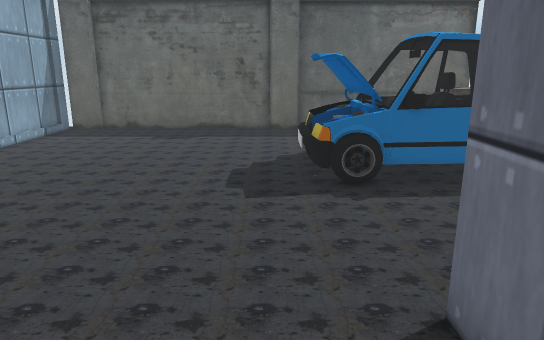
[1] (above)

16 first-person views from a walk through a scene from a Unity 3-D project. The camera is 1.3 m above the floor, tilts 14° down and sees 70° across. The floor is counted in squares, 0.5 m on a side. Each view is taken from the middle of a square. On the plan, view 1 faces up. The plan holds only what a view shows up to about 20 squares ahead; the rest is blank. The player character is not drawn. Door leaves are left out, so doorways stand open. Some surface patterns are stand-ins.

[2]
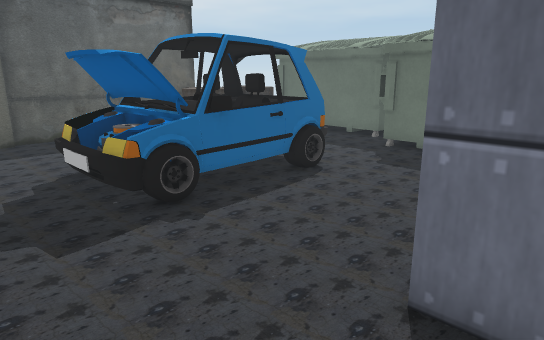

[3]
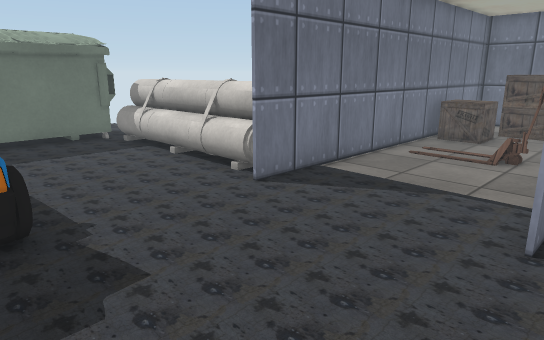

[4]
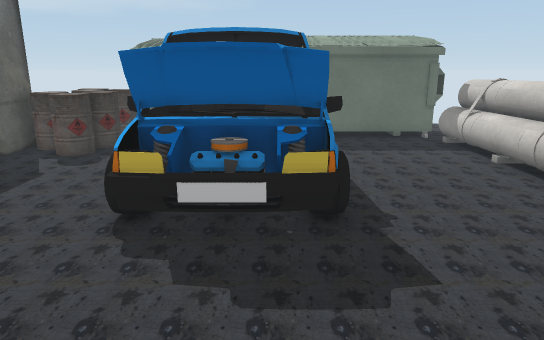

[5]
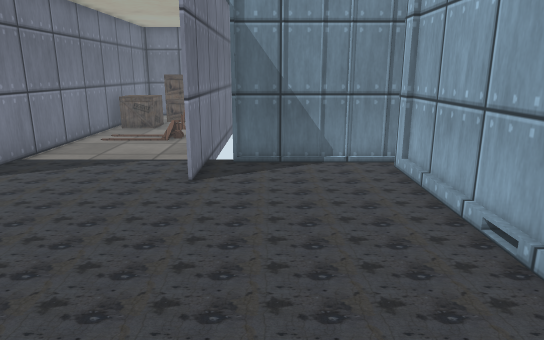

[6]
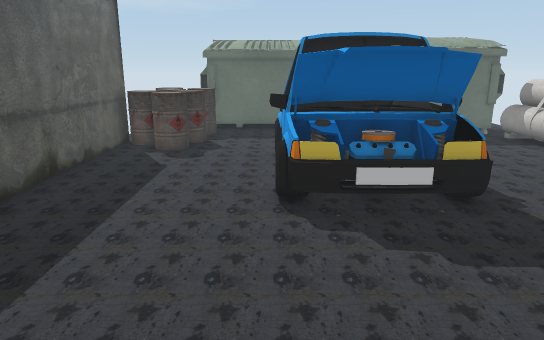

[7]
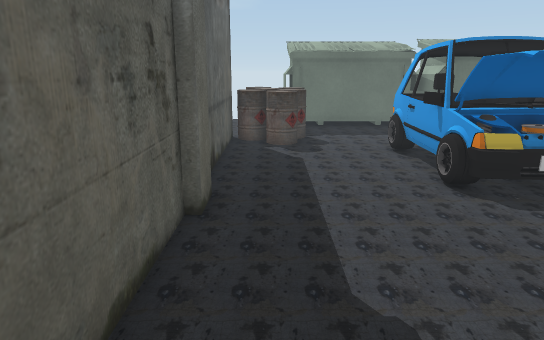

[8]
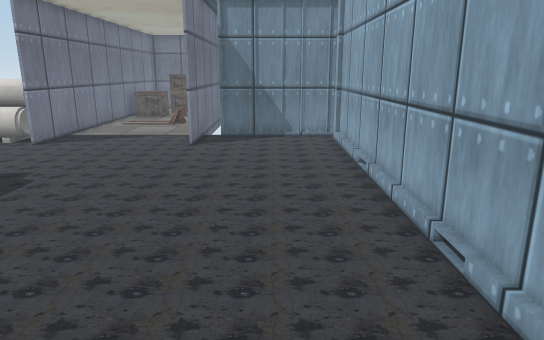

[9]
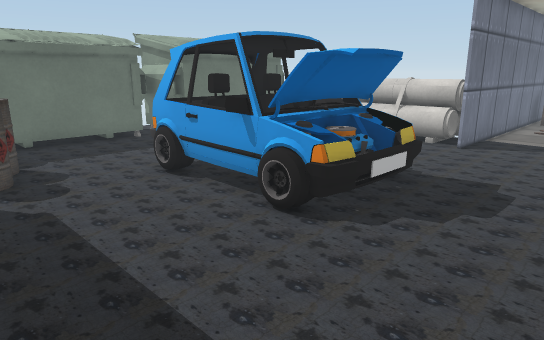

[10]
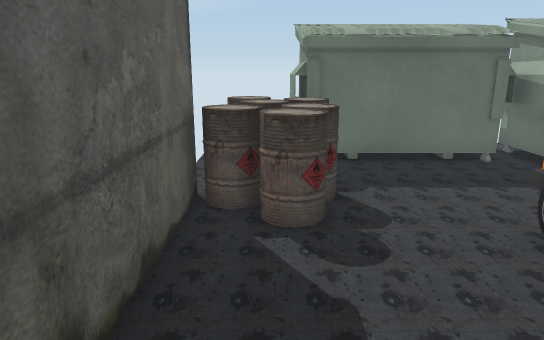

[11]
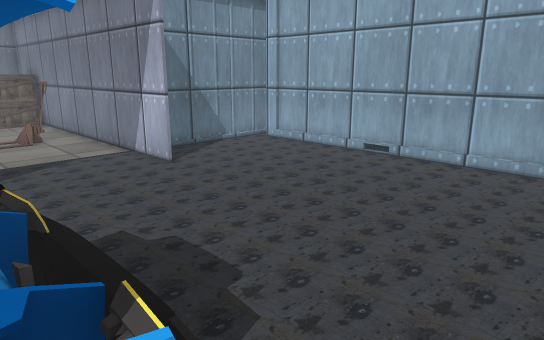

[12]
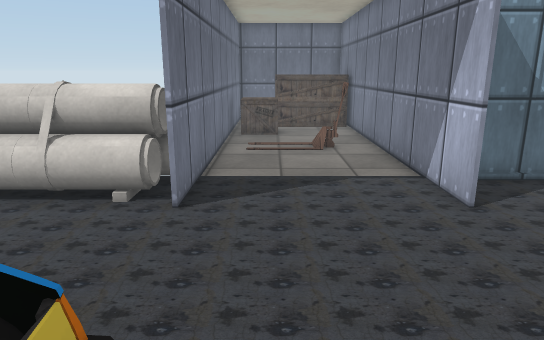

[13]
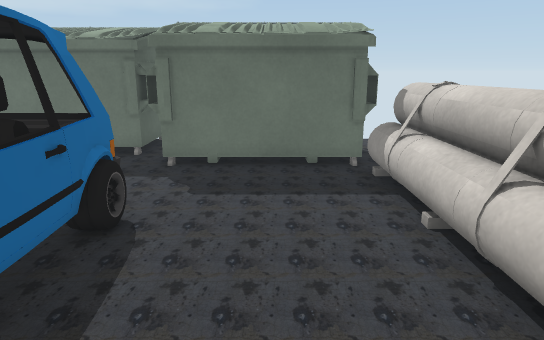

[14]
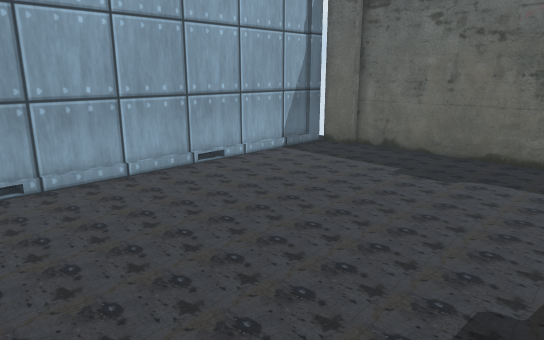

[15]
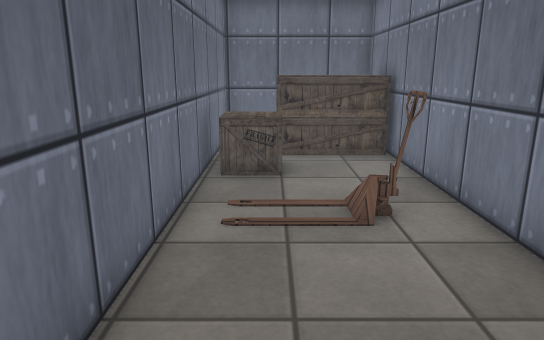

[16]
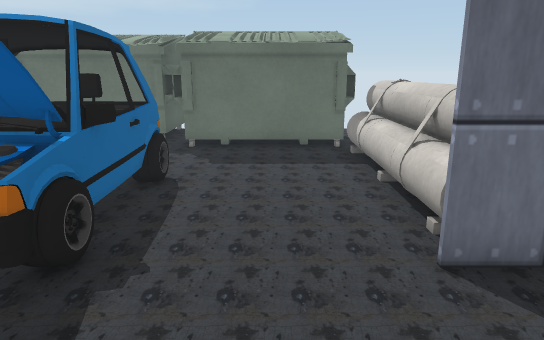

### Floor plan
Key: @ floor where view 1 was taken; # wall or solid block; . main floor; : floor 0.25 m higher than the main floor; D open door; O other object.
Columns run from 10 left of view 1 to 14 right of it. Each row starts with its distance up from view 1.
 19   ##################...
 18 ###.......##......OOOOO
 17 #................OOOOOO
 16 #................OOOOOOOO
 15 #.....................OO
 14 #.....................OO
 13 O...........OOOOOO....OO
 12 #..........OOOOOOO....OO
 11 #..........OOOOOOO....OOO
 10 #..........OOOOOOO....OOO
  9 #..........OOOOOOO...OOOO
  8 #....................O::O
  7 O....................O::O
  6 #....................OO:O
  5 #...DDD.....DDD......OO:O
  4 #...DDD.....DDD......OOOO
  3 #.....#.....#OOOOOOOOOO
  2 #    ##.....#OOOOOOOO
  1 OOOOOO#.....#
  0       #...@.#
 -1       #.....#
 -2       #.....#
 -3       #OO...#
 -4       #.....#
 -5       #.....#
 -6       #...OO#
 -7       #...OO#
 -8       #...O #
 -9       #OOOO #
-10       #     #

Where each view was taken, in squares from view 1:
view 1: 0 up, 0 right, facing up
view 2: 2 up, 2 left, facing up-right
view 3: 10 up, 5 left, facing down-right
view 4: 10 up, 5 left, facing right
view 5: 13 up, 6 left, facing down
view 6: 13 up, 6 left, facing right
view 7: 17 up, 7 left, facing right
view 8: 18 up, 7 left, facing down
view 9: 18 up, 3 left, facing down-right
view 10: 17 up, 1 right, facing right
view 11: 14 up, 2 right, facing down-left
view 12: 11 up, 0 right, facing down
view 13: 6 up, 0 right, facing right
view 14: 6 up, 0 right, facing up-left
view 15: 4 up, 0 right, facing down
view 16: 6 up, 3 left, facing right
